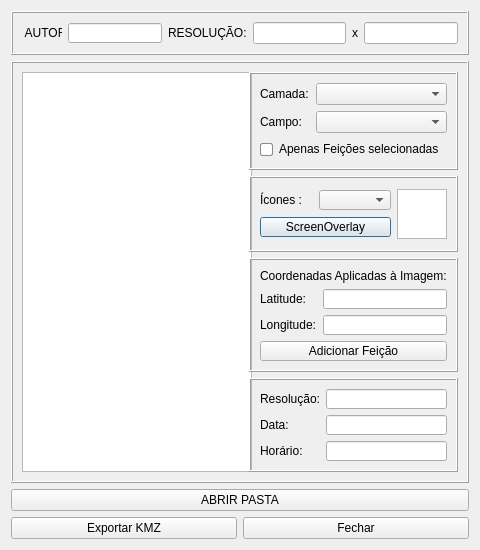
<?xml version="1.0" encoding="UTF-8"?>
<ui version="4.0">
 <class>imagens_kmzDialog</class>
 <widget class="QDialog" name="imagens_kmzDialog">
  <property name="windowModality">
   <enum>Qt::WindowModality::NonModal</enum>
  </property>
  <property name="geometry">
   <rect>
    <x>0</x>
    <y>0</y>
    <width>480</width>
    <height>550</height>
   </rect>
  </property>
  <property name="minimumSize">
   <size>
    <width>480</width>
    <height>550</height>
   </size>
  </property>
  <property name="maximumSize">
   <size>
    <width>480</width>
    <height>550</height>
   </size>
  </property>
  <property name="windowTitle">
   <string>Dialog</string>
  </property>
  <property name="windowIcon">
   <iconset>
    <normaloff>../icones/imgkmz.png</normaloff>../icones/imgkmz.png</iconset>
  </property>
  <property name="modal">
   <bool>true</bool>
  </property>
  <layout class="QGridLayout" name="gridLayout_11">
   <item row="0" column="0">
    <layout class="QGridLayout" name="gridLayout_10">
     <item row="0" column="0">
      <widget class="QFrame" name="frame_2">
       <property name="frameShape">
        <enum>QFrame::Shape::Box</enum>
       </property>
       <property name="frameShadow">
        <enum>QFrame::Shadow::Raised</enum>
       </property>
       <layout class="QGridLayout" name="gridLayout_3">
        <item row="0" column="0">
         <widget class="QLabel" name="label">
          <property name="maximumSize">
           <size>
            <width>40</width>
            <height>16</height>
           </size>
          </property>
          <property name="text">
           <string> AUTOR:</string>
          </property>
         </widget>
        </item>
        <item row="0" column="1">
         <widget class="QLineEdit" name="lineEdit_Autor">
          <property name="maximumSize">
           <size>
            <width>160</width>
            <height>20</height>
           </size>
          </property>
         </widget>
        </item>
        <item row="0" column="2">
         <widget class="QLabel" name="label_2">
          <property name="text">
           <string>RESOLUÇÃO:</string>
          </property>
         </widget>
        </item>
        <item row="0" column="3">
         <widget class="QLineEdit" name="lineEditExibir"/>
        </item>
        <item row="0" column="4">
         <widget class="QLabel" name="label_11">
          <property name="text">
           <string>x</string>
          </property>
         </widget>
        </item>
        <item row="0" column="5">
         <widget class="QLineEdit" name="lineEditExibir2"/>
        </item>
       </layout>
      </widget>
     </item>
     <item row="1" column="0">
      <widget class="QFrame" name="frame">
       <property name="frameShape">
        <enum>QFrame::Shape::Box</enum>
       </property>
       <property name="frameShadow">
        <enum>QFrame::Shadow::Raised</enum>
       </property>
       <layout class="QGridLayout" name="gridLayout_9">
        <item row="0" column="0" rowspan="4">
         <widget class="QTableView" name="tableViewImagens">
          <property name="minimumSize">
           <size>
            <width>230</width>
            <height>400</height>
           </size>
          </property>
          <property name="maximumSize">
           <size>
            <width>230</width>
            <height>400</height>
           </size>
          </property>
         </widget>
        </item>
        <item row="0" column="1">
         <widget class="QFrame" name="frame_5">
          <property name="frameShape">
           <enum>QFrame::Shape::Box</enum>
          </property>
          <property name="frameShadow">
           <enum>QFrame::Shadow::Raised</enum>
          </property>
          <layout class="QGridLayout" name="gridLayout_6">
           <item row="0" column="0">
            <widget class="QLabel" name="label_8">
             <property name="maximumSize">
              <size>
               <width>50</width>
               <height>20</height>
              </size>
             </property>
             <property name="text">
              <string>Camada:</string>
             </property>
            </widget>
           </item>
           <item row="0" column="1">
            <widget class="QComboBox" name="comboBoxCamada">
             <property name="minimumSize">
              <size>
               <width>0</width>
               <height>0</height>
              </size>
             </property>
            </widget>
           </item>
           <item row="1" column="0">
            <widget class="QLabel" name="label_10">
             <property name="maximumSize">
              <size>
               <width>50</width>
               <height>20</height>
              </size>
             </property>
             <property name="text">
              <string>Campo:</string>
             </property>
            </widget>
           </item>
           <item row="1" column="1">
            <widget class="QComboBox" name="comboBoxCampos">
             <property name="minimumSize">
              <size>
               <width>0</width>
               <height>0</height>
              </size>
             </property>
            </widget>
           </item>
           <item row="2" column="0" colspan="2">
            <widget class="QCheckBox" name="checkBoxSeleciona">
             <property name="minimumSize">
              <size>
               <width>0</width>
               <height>20</height>
              </size>
             </property>
             <property name="maximumSize">
              <size>
               <width>16777215</width>
               <height>20</height>
              </size>
             </property>
             <property name="styleSheet">
              <string notr="true">QCheckBox::indicator {
    width: 11px;  /* Aumentei um pouco o tamanho para melhor visualização */
    height: 11px;
    border-radius: 2px; /* Cantos ligeiramente arredondados */
    background-color: #ffffff; /* Cor de fundo padrão */
    border: 1px solid #8a8a8a; /* Borda padrão */
    transition: all 0.2s ease; /* Suaviza as transições */
}

QCheckBox::indicator:hover {
    background-color: #ffffd5; /* Amarelo suave ao passar o mouse */
    border: 1px solid #8a8a8a; /* Borda padrão ao passar o mouse */
    border-radius: 2px; /* Mantém os cantos arredondados */
}

QCheckBox::indicator:checked {
    width: 11px;  /* Aumentei um pouco o tamanho para melhor visualização */
    height: 11px;
    background-color: #ffff00; /* Amarelo mais forte ao ser clicado */
    border: 1px solid #65964b; /* Borda verde escura ao ser clicado */
    border-radius: 3px; /* Mantém os cantos arredondados */
    box-shadow: inset 0px 4px 8px rgba(255, 0, 0, 0.5); /* Sombra interna para efeito 3D */
}</string>
             </property>
             <property name="text">
              <string>Apenas Feições selecionadas</string>
             </property>
            </widget>
           </item>
          </layout>
         </widget>
        </item>
        <item row="1" column="1">
         <widget class="QFrame" name="frame_8">
          <property name="frameShape">
           <enum>QFrame::Shape::Box</enum>
          </property>
          <property name="frameShadow">
           <enum>QFrame::Shadow::Raised</enum>
          </property>
          <layout class="QGridLayout" name="gridLayout_8">
           <item row="0" column="0">
            <layout class="QGridLayout" name="gridLayout_7">
             <item row="0" column="0">
              <layout class="QGridLayout" name="gridLayout_5">
               <item row="0" column="0">
                <layout class="QGridLayout" name="gridLayout">
                 <item row="0" column="0">
                  <widget class="QLabel" name="label_9">
                   <property name="text">
                    <string>Ícones :</string>
                   </property>
                  </widget>
                 </item>
                 <item row="0" column="1">
                  <widget class="QComboBox" name="comboBoxLinks">
                   <property name="maximumSize">
                    <size>
                     <width>80</width>
                     <height>20</height>
                    </size>
                   </property>
                  </widget>
                 </item>
                </layout>
               </item>
               <item row="1" column="0">
                <widget class="QPushButton" name="pushButton_Screen">
                 <property name="maximumSize">
                  <size>
                   <width>16777215</width>
                   <height>20</height>
                  </size>
                 </property>
                 <property name="styleSheet">
                  <string notr="true">QPushButton {
    /* Mantém o estilo original do botão */
    transition: all 0.2s ease; /* Suaviza todas as transições de estado */
}

QPushButton:hover {
    background-color: qlineargradient(spread:pad, x1:0, y1:0, x2:0, y2:1, stop:0 #00f7ff, stop:1 #00d9ff); /* Gradiente suave em tons de azul neon */
    border: 1px solid #00b3cc; /* Borda azul neon mais escura */
    border-radius: 4px; /* Cantos arredondados */
    box-shadow: 0px 4px 8px rgba(0, 247, 255, 0.8); /* Sombra azul neon brilhante e levemente deslocada para dar profundidade */
}

QPushButton:pressed {
    background-color: qlineargradient(spread:pad, x1:0, y1:0, x2:0, y2:1, stop:0 #00d9ff, stop:1 #00b3cc); /* Gradiente mais escuro para efeito pressionado */
    border: 1px solid #0099b3; /* Borda azul neon ainda mais escura */
    box-shadow: inset 0px 4px 8px rgba(0, 247, 255, 0.8); /* Sombra interna para dar a impressão de que o botão foi pressionado */
    transform: scale(0.98); /* Leve redução no tamanho para simular o pressionar */
}
</string>
                 </property>
                 <property name="text">
                  <string>ScreenOverlay</string>
                 </property>
                </widget>
               </item>
              </layout>
             </item>
             <item row="0" column="1">
              <widget class="QGraphicsView" name="graphicsViewIcones">
               <property name="sizePolicy">
                <sizepolicy hsizetype="Fixed" vsizetype="Fixed">
                 <horstretch>0</horstretch>
                 <verstretch>0</verstretch>
                </sizepolicy>
               </property>
               <property name="maximumSize">
                <size>
                 <width>50</width>
                 <height>50</height>
                </size>
               </property>
              </widget>
             </item>
            </layout>
           </item>
          </layout>
         </widget>
        </item>
        <item row="2" column="1">
         <widget class="QFrame" name="frame_3">
          <property name="frameShape">
           <enum>QFrame::Shape::Box</enum>
          </property>
          <property name="frameShadow">
           <enum>QFrame::Shadow::Raised</enum>
          </property>
          <layout class="QGridLayout" name="gridLayout_4">
           <item row="0" column="0" colspan="2">
            <widget class="QLabel" name="label_4">
             <property name="text">
              <string>Coordenadas Aplicadas à Imagem:</string>
             </property>
            </widget>
           </item>
           <item row="1" column="0">
            <widget class="QLabel" name="label_5">
             <property name="text">
              <string>Latitude:</string>
             </property>
            </widget>
           </item>
           <item row="1" column="1">
            <widget class="QLineEdit" name="lineEditLatitude">
             <property name="maximumSize">
              <size>
               <width>16777215</width>
               <height>20</height>
              </size>
             </property>
            </widget>
           </item>
           <item row="2" column="0">
            <widget class="QLabel" name="label_6">
             <property name="text">
              <string>Longitude:</string>
             </property>
            </widget>
           </item>
           <item row="2" column="1">
            <widget class="QLineEdit" name="lineEditLongitude">
             <property name="maximumSize">
              <size>
               <width>16777215</width>
               <height>20</height>
              </size>
             </property>
            </widget>
           </item>
           <item row="3" column="0" colspan="2">
            <widget class="QPushButton" name="pushButtonAddCoordenadas">
             <property name="minimumSize">
              <size>
               <width>0</width>
               <height>20</height>
              </size>
             </property>
             <property name="maximumSize">
              <size>
               <width>16777215</width>
               <height>20</height>
              </size>
             </property>
             <property name="styleSheet">
              <string notr="true">/* Estado normal: mantém o estilo original definido pelo Qtdesigner */
QPushButton {
    /* Não há alterações aqui, preserva o visual padrão */
}

/* Ao passar o mouse: aplica o efeito &quot;Windows Vista&quot; com azul neon */
QPushButton:hover {
    background: qlineargradient(
        spread: pad,
        x1: 0, y1: 0,
        x2: 0, y2: 1,
        stop: 0   #00f7ff,  /* Topo levemente mais claro */
        stop: 0.8 #80f0ff,
        stop: 1   #60e0f0   /* Fundo com variação suave */
    );
    border: 1px solid #00d9ff; /* Realça a borda em azul neon */
    border-radius: 4px;         /* Garante cantos arredondados, se necessário */
    transition: all 0.2s ease;  /* Suaviza a transição do efeito */
}

/* Ao clicar: fixa o efeito com cor sólida e aparência &quot;pressionada&quot; */
QPushButton:pressed {
    background: qlineargradient(
        spread: pad,
        x1: 0, y1: 0,
        x2: 0, y2: 1,
        stop: 0   #00d9ff,  /* Gradiente para efeito pressionado */
        stop: 1   #00daf7
    );
    border: 1px solid #0099b3;  /* Borda levemente escurecida */
    transform: scale(0.98);      /* Sutil redução de escala para simular clique */
}
</string>
             </property>
             <property name="text">
              <string>Adicionar Feição</string>
             </property>
            </widget>
           </item>
          </layout>
         </widget>
        </item>
        <item row="3" column="1">
         <widget class="QFrame" name="frame_4">
          <property name="frameShape">
           <enum>QFrame::Shape::Box</enum>
          </property>
          <property name="frameShadow">
           <enum>QFrame::Shadow::Raised</enum>
          </property>
          <layout class="QGridLayout" name="gridLayout_2">
           <item row="0" column="0">
            <widget class="QLabel" name="label_3">
             <property name="text">
              <string>Resolução:</string>
             </property>
            </widget>
           </item>
           <item row="0" column="1">
            <widget class="QLineEdit" name="lineEditResolucao">
             <property name="maximumSize">
              <size>
               <width>16777215</width>
               <height>20</height>
              </size>
             </property>
            </widget>
           </item>
           <item row="1" column="0">
            <widget class="QLabel" name="label_13">
             <property name="text">
              <string>Data:</string>
             </property>
            </widget>
           </item>
           <item row="1" column="1">
            <widget class="QLineEdit" name="lineEditData">
             <property name="maximumSize">
              <size>
               <width>16777215</width>
               <height>20</height>
              </size>
             </property>
            </widget>
           </item>
           <item row="2" column="0">
            <widget class="QLabel" name="label_14">
             <property name="text">
              <string>Horário:</string>
             </property>
            </widget>
           </item>
           <item row="2" column="1">
            <widget class="QLineEdit" name="lineEditHorario">
             <property name="maximumSize">
              <size>
               <width>16777215</width>
               <height>20</height>
              </size>
             </property>
            </widget>
           </item>
          </layout>
         </widget>
        </item>
       </layout>
      </widget>
     </item>
    </layout>
   </item>
   <item row="1" column="0">
    <widget class="QPushButton" name="pushButtonAbrir">
     <property name="styleSheet">
      <string notr="true">QPushButton {
    /* Mantém o estilo original do botão */
    transition: all 0.2s ease; /* Suaviza todas as transições de estado */
}

QPushButton:hover {
    background-color: qlineargradient(spread:pad, x1:0, y1:0, x2:0, y2:1, stop:0 #80dfff, stop:1 #66c2ff); /* Gradiente suave em tons de azul malibu */
    border: 1px solid #3399ff; /* Borda azul malibu mais escura */
    border-radius: 4px; /* Cantos arredondados */
    box-shadow: 0px 4px 8px rgba(102, 194, 255, 0.8); /* Sombra azul malibu brilhante e levemente deslocada para dar profundidade */
}

QPushButton:pressed {
    background-color: qlineargradient(spread:pad, x1:0, y1:0, x2:0, y2:1, stop:0 #66c2ff, stop:1 #3399ff); /* Gradiente mais escuro para efeito pressionado */
    border: 1px solid #007acc; /* Borda azul malibu ainda mais escura */
    box-shadow: inset 0px 4px 8px rgba(102, 194, 255, 0.8); /* Sombra interna para dar a impressão de que o botão foi pressionado */
    transform: scale(0.98); /* Leve redução no tamanho para simular o pressionar */
}
</string>
     </property>
     <property name="text">
      <string>ABRIR PASTA</string>
     </property>
    </widget>
   </item>
   <item row="2" column="0">
    <layout class="QGridLayout" name="gridLayout_13">
     <item row="0" column="1">
      <widget class="QPushButton" name="pushButtonFecha">
       <property name="styleSheet">
        <string notr="true">QPushButton {
    /* Mantém o estilo original do botão */
    transition: all 0.2s ease; /* Suaviza todas as transições de estado */
}

QPushButton:hover {
    background-color: qlineargradient(spread:pad, x1:0, y1:0, x2:0, y2:1, stop:0 #ffcccc, stop:1 #ff9999); /* Gradiente suave em tons de vermelho claro */
    border: 1px solid #ff6666; /* Borda vermelha mais escura */
    border-radius: 4px; /* Cantos arredondados */
    box-shadow: 0px 4px 8px rgba(255, 0, 0, 0.8); /* Sombra vermelha brilhante e levemente deslocada para dar profundidade */
}

QPushButton:pressed {
    background-color: qlineargradient(spread:pad, x1:0, y1:0, x2:0, y2:1, stop:0 #ff9999, stop:1 #ff6666); /* Gradiente mais escuro para efeito pressionado */
    border: 1px solid #cc0000; /* Borda vermelha ainda mais escura */
    box-shadow: inset 0px 4px 8px rgba(255, 0, 0, 0.8); /* Sombra interna para dar a impressão de que o botão foi pressionado */
    transform: scale(0.98); /* Leve redução no tamanho para simular o pressionar */
}
</string>
       </property>
       <property name="text">
        <string>Fechar</string>
       </property>
      </widget>
     </item>
     <item row="0" column="0">
      <widget class="QPushButton" name="pushButtonKMZ">
       <property name="styleSheet">
        <string notr="true">QPushButton {
    /* Mantém o estilo original do botão */
    transition: all 0.2s ease; /* Suaviza todas as transições de estado */
}

QPushButton:hover {
    background-color: qlineargradient(spread:pad, x1:0, y1:0, x2:0, y2:1, stop:0 #e6ccff, stop:1 #cc99ff); /* Gradiente suave em tons de púrpura claro */
    border: 1px solid #9933ff; /* Borda púrpura mais escura */
    border-radius: 4px; /* Cantos arredondados */
    box-shadow: 0px 4px 8px rgba(128, 0, 128, 0.8); /* Sombra púrpura brilhante e levemente deslocada para dar profundidade */
}

QPushButton:pressed {
    background-color: qlineargradient(spread:pad, x1:0, y1:0, x2:0, y2:1, stop:0 #cc99ff, stop:1 #9933ff); /* Gradiente mais escuro para efeito pressionado */
    border: 1px solid #660099; /* Borda púrpura ainda mais escura */
    box-shadow: inset 0px 4px 8px rgba(128, 0, 128, 0.8); /* Sombra interna para dar a impressão de que o botão foi pressionado */
    transform: scale(0.98); /* Leve redução no tamanho para simular o pressionar */
}
</string>
       </property>
       <property name="text">
        <string>Exportar KMZ</string>
       </property>
      </widget>
     </item>
    </layout>
   </item>
  </layout>
 </widget>
 <resources/>
 <connections/>
</ui>
